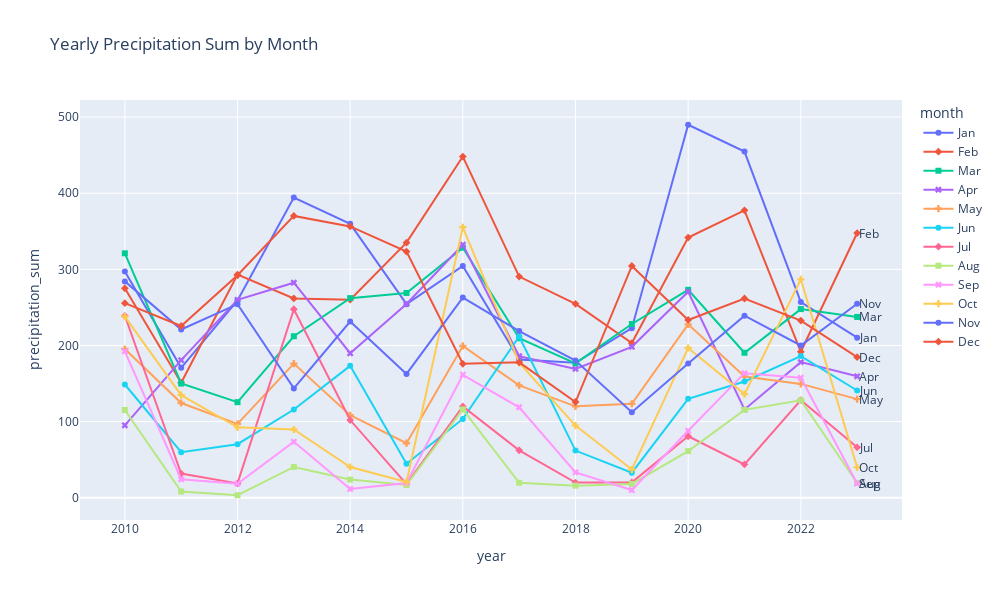

Notebook code cell kept with this figure:
### Code cell
# Create the plot
fig = px.line(monthly_raw_df_seasonal, x='year', y='precipitation_sum', color='month', symbol='month', title='Yearly Precipitation Sum by Month')

# Update layout for figure size
fig.update_layout(width=1000, height=600)

# Add annotations for each month's end of line
for month in monthly_raw_df_seasonal['month'].unique():
    # Get the last data point for each month
    df_month = monthly_raw_df_seasonal[monthly_raw_df_seasonal['month'] == month]
    last_month = df_month['year'].iloc[-1]
    last_precipitation_sum = df_month['precipitation_sum'].iloc[-1]
    
    # Add annotation
    fig.add_annotation(
        x=last_month,
        y=last_precipitation_sum,
        text=str(month),
        showarrow=False,
        xanchor='left'
    )

# Show plot
fig.show()

### Figure 1 — Plotly figure (JSON) as saved in the notebook; plotly's stock layout.template omitted (floating-point values rounded to 4 significant figures)
{"data": [{"hovertemplate": "month=Jan<br>year=%{x}<br>precipitation_sum=%{y}<extra></extra>", "legendgroup": "Jan", "line": {"color": "#636efa", "dash": "solid"}, "marker": {"symbol": "circle"}, "mode": "lines+markers", "name": "Jan", "orientation": "v", "showlegend": true, "type": "scatter", "x": [2010, 2011, 2012, 2013, 2014, 2015, 2016, 2017, 2018, 2019, 2020, 2021, 2022, 2023], "xaxis": "x", "y": [297.2, 170.7, 259.1, 394.3, 359.8, 254.3, 304.5, 181.6, 177.3, 222.7, 490.0, 454.8, 257.1, 210.3], "yaxis": "y"}, {"hovertemplate": "month=Feb<br>year=%{x}<br>precipitation_sum=%{y}<extra></extra>", "legendgroup": "Feb", "line": {"color": "#EF553B", "dash": "solid"}, "marker": {"symbol": "diamond"}, "mode": "lines+markers", "name": "Feb", "orientation": "v", "showlegend": true, "type": "scatter", "x": [2010, 2011, 2012, 2013, 2014, 2015, 2016, 2017, 2018, 2019, 2020, 2021, 2022, 2023], "xaxis": "x", "y": [275.1, 151.0, 293.1, 261.8, 260.2, 335.1, 448.2, 290.5, 254.7, 203.2, 341.8, 377.6, 191.7, 347.7], "yaxis": "y"}, {"hovertemplate": "month=Mar<br>year=%{x}<br>precipitation_sum=%{y}<extra></extra>", "legendgroup": "Mar", "line": {"color": "#00cc96", "dash": "solid"}, "marker": {"symbol": "square"}, "mode": "lines+markers", "name": "Mar", "orientation": "v", "showlegend": true, "type": "scatter", "x": [2010, 2011, 2012, 2013, 2014, 2015, 2016, 2017, 2018, 2019, 2020, 2021, 2022, 2023], "xaxis": "x", "y": [321.1, 150.0, 125.5, 212.1, 262.2, 269.0, 328.5, 209.5, 176.4, 228.2, 273.1, 190.4, 247.8, 237.5], "yaxis": "y"}, {"hovertemplate": "month=Apr<br>year=%{x}<br>precipitation_sum=%{y}<extra></extra>", "legendgroup": "Apr", "line": {"color": "#ab63fa", "dash": "solid"}, "marker": {"symbol": "x"}, "mode": "lines+markers", "name": "Apr", "orientation": "v", "showlegend": true, "type": "scatter", "x": [2010, 2011, 2012, 2013, 2014, 2015, 2016, 2017, 2018, 2019, 2020, 2021, 2022, 2023], "xaxis": "x", "y": [95.1, 180.8, 260.0, 282.5, 189.8, 254.6, 332.3, 185.8, 169.2, 198.2, 270.5, 115.9, 178.1, 159.5], "yaxis": "y"}, {"hovertemplate": "month=May<br>year=%{x}<br>precipitation_sum=%{y}<extra></extra>", "legendgroup": "May", "line": {"color": "#FFA15A", "dash": "solid"}, "marker": {"symbol": "cross"}, "mode": "lines+markers", "name": "May", "orientation": "v", "showlegend": true, "type": "scatter", "x": [2010, 2011, 2012, 2013, 2014, 2015, 2016, 2017, 2018, 2019, 2020, 2021, 2022, 2023], "xaxis": "x", "y": [195.3, 124.4, 97.0, 176.2, 108.3, 71.6, 199.4, 147.5, 120.0, 123.4, 227.7, 159.3, 149.5, 129.5], "yaxis": "y"}, {"hovertemplate": "month=Jun<br>year=%{x}<br>precipitation_sum=%{y}<extra></extra>", "legendgroup": "Jun", "line": {"color": "#19d3f3", "dash": "solid"}, "marker": {"symbol": "circle"}, "mode": "lines+markers", "name": "Jun", "orientation": "v", "showlegend": true, "type": "scatter", "x": [2010, 2011, 2012, 2013, 2014, 2015, 2016, 2017, 2018, 2019, 2020, 2021, 2022, 2023], "xaxis": "x", "y": [148.7, 59.8, 70.3, 115.8, 173.2, 44.7, 103.5, 211.7, 61.9, 32.8, 129.9, 152.7, 186.0, 140.8], "yaxis": "y"}, {"hovertemplate": "month=Jul<br>year=%{x}<br>precipitation_sum=%{y}<extra></extra>", "legendgroup": "Jul", "line": {"color": "#FF6692", "dash": "solid"}, "marker": {"symbol": "diamond"}, "mode": "lines+markers", "name": "Jul", "orientation": "v", "showlegend": true, "type": "scatter", "x": [2010, 2011, 2012, 2013, 2014, 2015, 2016, 2017, 2018, 2019, 2020, 2021, 2022, 2023], "xaxis": "x", "y": [239.0, 31.7, 18.8, 247.6, 102.0, 17.7, 119.8, 62.2, 19.9, 20.1, 80.7, 43.7, 128.2, 66.2], "yaxis": "y"}, {"hovertemplate": "month=Aug<br>year=%{x}<br>precipitation_sum=%{y}<extra></extra>", "legendgroup": "Aug", "line": {"color": "#B6E880", "dash": "solid"}, "marker": {"symbol": "square"}, "mode": "lines+markers", "name": "Aug", "orientation": "v", "showlegend": true, "type": "scatter", "x": [2010, 2011, 2012, 2013, 2014, 2015, 2016, 2017, 2018, 2019, 2020, 2021, 2022, 2023], "xaxis": "x", "y": [115.2, 8.1, 3.2, 40.4, 23.8, 16.6, 116.0, 19.6, 15.8, 18.1, 61.2, 115.4, 128.0, 19.3], "yaxis": "y"}, {"hovertemplate": "month=Sep<br>year=%{x}<br>precipitation_sum=%{y}<extra></extra>", "legendgroup": "Sep", "line": {"color": "#FF97FF", "dash": "solid"}, "marker": {"symbol": "x"}, "mode": "lines+markers", "name": "Sep", "orientation": "v", "showlegend": true, "type": "scatter", "x": [2010, 2011, 2012, 2013, 2014, 2015, 2016, 2017, 2018, 2019, 2020, 2021, 2022, 2023], "xaxis": "x", "y": [192.2, 24.3, 18.4, 73.4, 11.5, 19.3, 161.5, 118.8, 33.2, 10.1, 87.9, 163.6, 157.6, 18.7], "yaxis": "y"}, {"hovertemplate": "month=Oct<br>year=%{x}<br>precipitation_sum=%{y}<extra></extra>", "legendgroup": "Oct", "line": {"color": "#FECB52", "dash": "solid"}, "marker": {"symbol": "cross"}, "mode": "lines+markers", "name": "Oct", "orientation": "v", "showlegend": true, "type": "scatter", "x": [2010, 2011, 2012, 2013, 2014, 2015, 2016, 2017, 2018, 2019, 2020, 2021, 2022, 2023], "xaxis": "x", "y": [238.0, 134.7, 92.4, 89.6, 40.3, 20.7, 355.3, 177.5, 94.7, 37.0, 196.7, 136.1, 286.9, 39.8], "yaxis": "y"}, {"hovertemplate": "month=Nov<br>year=%{x}<br>precipitation_sum=%{y}<extra></extra>", "legendgroup": "Nov", "line": {"color": "#636efa", "dash": "solid"}, "marker": {"symbol": "circle"}, "mode": "lines+markers", "name": "Nov", "orientation": "v", "showlegend": true, "type": "scatter", "x": [2010, 2011, 2012, 2013, 2014, 2015, 2016, 2017, 2018, 2019, 2020, 2021, 2022, 2023], "xaxis": "x", "y": [284.2, 221.0, 254.3, 143.6, 231.5, 162.6, 262.9, 218.9, 180.2, 112.3, 176.2, 239.2, 200.0, 254.9], "yaxis": "y"}, {"hovertemplate": "month=Dec<br>year=%{x}<br>precipitation_sum=%{y}<extra></extra>", "legendgroup": "Dec", "line": {"color": "#EF553B", "dash": "solid"}, "marker": {"symbol": "diamond"}, "mode": "lines+markers", "name": "Dec", "orientation": "v", "showlegend": true, "type": "scatter", "x": [2010, 2011, 2012, 2013, 2014, 2015, 2016, 2017, 2018, 2019, 2020, 2021, 2022, 2023], "xaxis": "x", "y": [255.6, 225.6, 292.2, 370.2, 356.4, 323.3, 175.9, 177.8, 125.7, 304.5, 233.5, 261.7, 232.7, 184.6], "yaxis": "y"}], "layout": {"annotations": [{"showarrow": false, "text": "Jan", "x": 2023, "xanchor": "left", "y": 210.3}, {"showarrow": false, "text": "Feb", "x": 2023, "xanchor": "left", "y": 347.7}, {"showarrow": false, "text": "Mar", "x": 2023, "xanchor": "left", "y": 237.5}, {"showarrow": false, "text": "Apr", "x": 2023, "xanchor": "left", "y": 159.5}, {"showarrow": false, "text": "May", "x": 2023, "xanchor": "left", "y": 129.5}, {"showarrow": false, "text": "Jun", "x": 2023, "xanchor": "left", "y": 140.8}, {"showarrow": false, "text": "Jul", "x": 2023, "xanchor": "left", "y": 66.2}, {"showarrow": false, "text": "Aug", "x": 2023, "xanchor": "left", "y": 19.3}, {"showarrow": false, "text": "Sep", "x": 2023, "xanchor": "left", "y": 18.7}, {"showarrow": false, "text": "Oct", "x": 2023, "xanchor": "left", "y": 39.8}, {"showarrow": false, "text": "Nov", "x": 2023, "xanchor": "left", "y": 254.9}, {"showarrow": false, "text": "Dec", "x": 2023, "xanchor": "left", "y": 184.6}], "height": 600, "legend": {"title": {"text": "month"}, "tracegroupgap": 0}, "title": {"text": "Yearly Precipitation Sum by Month"}, "width": 1000, "xaxis": {"anchor": "y", "domain": [0, 1], "title": {"text": "year"}}, "yaxis": {"anchor": "x", "domain": [0, 1], "title": {"text": "precipitation_sum"}}}}
